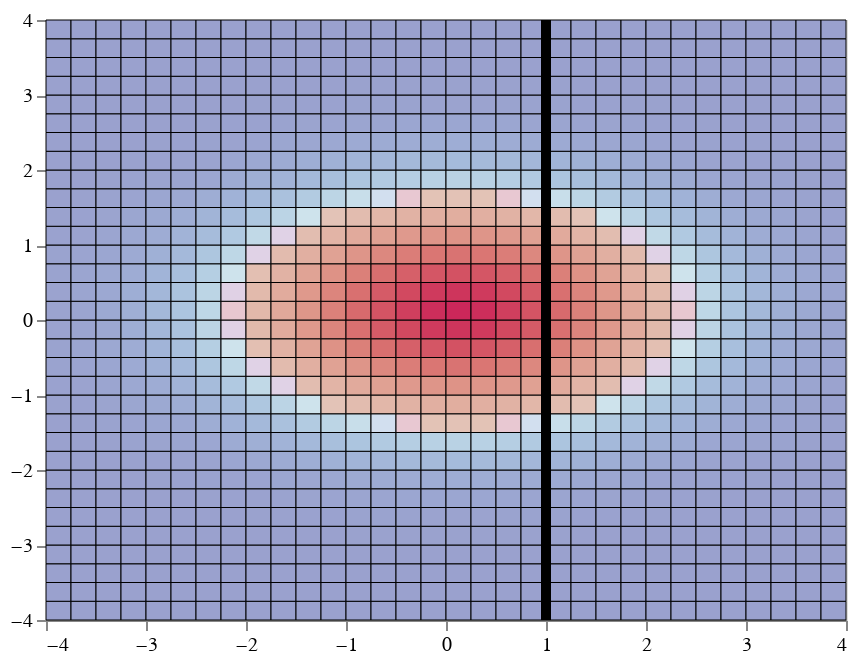

Notebook code for this chart:
### Code cell
import altair as alt
import pandas as pd
import numpy as np
alt.data_transformers.disable_max_rows()

from scipy.stats import multivariate_normal
x, y = np.meshgrid(np.arange(-4, 4, 0.25), np.arange(-4, 4, 0.25))
rv = multivariate_normal([0,0], [[1.5,0],[0,0.7]])
z = rv.pdf(np.stack([x.ravel(), y.ravel()]).T)

# Convert this grid to columnar data expected by Altair
source = pd.DataFrame({'x': x.ravel(),
                       'y': y.ravel(),
                       'x2': x.ravel() + 0.25,
                       'y2': y.ravel() + 0.25,
                       'z': z.ravel(),
                       'x*':1})

density = alt.Chart(source).mark_rect(strokeWidth=0.5, stroke="black").encode(
    x=alt.X('x',title=None), y=alt.Y('y', title=None), 
    x2='x2', y2='y2',
    color=alt.Color('z:Q', legend=None, 
                    scale=alt.Scale(
                        domain=[0,0.025,0.03,0.11], 
                        range=['#9AA1CE', '#D1E5ED', '#E3C3B7', '#D86C6E']))
) 
rule = alt.Chart(source).mark_rule(size=5, color='black').encode(x='mean(x*)')

density + rule

### Figure 1 — Vega-Lite specification as saved in the notebook (floating-point values rounded to 4 significant figures; data arrays with more than 128 entries replaced by an {"elided": "..."} marker saying what was removed)
{"$schema": "https://vega.github.io/schema/vega-lite/v3.4.0.json", "config": {"mark": {"tooltip": null}, "view": {"height": 300, "width": 400}}, "data": {"name": "data-0fb7eb8c7fc1728e2373457017e1c1c5"}, "datasets": {"data-0fb7eb8c7fc1728e2373457017e1c1c5": {"elided": "1024 records"}}, "layer": [{"encoding": {"color": {"field": "z", "legend": null, "scale": {"domain": [0, 0.025, 0.03, 0.11], "range": ["#9AA1CE", "#D1E5ED", "#E3C3B7", "#D86C6E"]}, "type": "quantitative"}, "x": {"field": "x", "title": null, "type": "quantitative"}, "x2": {"field": "x2"}, "y": {"field": "y", "title": null, "type": "quantitative"}, "y2": {"field": "y2"}}, "mark": {"stroke": "black", "strokeWidth": 0.5, "type": "rect"}}, {"encoding": {"x": {"aggregate": "mean", "field": "x*", "type": "quantitative"}}, "mark": {"color": "black", "size": 5, "type": "rule"}}]}
